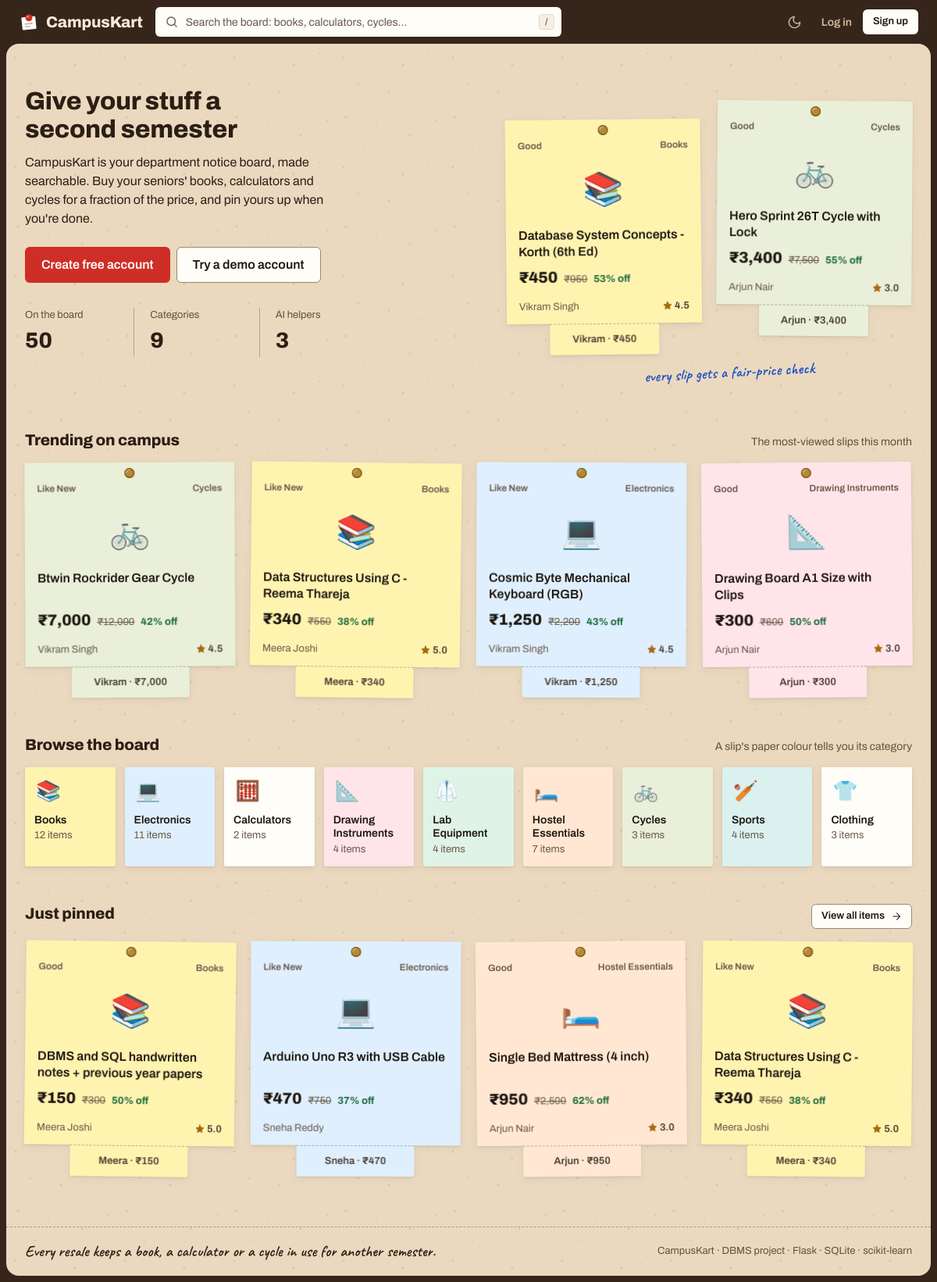
The page / on the database its author committed.
### tables this page shows
CREATE TABLE products (
    product_id     INTEGER PRIMARY KEY AUTOINCREMENT,
    seller_id      INTEGER NOT NULL REFERENCES users(user_id) ON DELETE CASCADE,
    category_id    INTEGER NOT NULL REFERENCES categories(category_id),
    title          TEXT    NOT NULL,
    description    TEXT    NOT NULL,
    original_price REAL    NOT NULL CHECK (original_price > 0),
    price          REAL    NOT NULL CHECK (price > 0),
    condition      TEXT    NOT NULL CHECK (condition IN ('New', 'Like New', 'Good', 'Fair')),
    age_months     INTEGER NOT NULL DEFAULT 0 CHECK (age_months >= 0),
    status         TEXT    NOT NULL DEFAULT 'available'
                   CHECK (status IN ('pending', 'available', 'sold', 'rejected', 'removed')),
    is_flagged     INTEGER NOT NULL DEFAULT 0 CHECK (is_flagged IN (0, 1)),
    spam_score     REAL    NOT NULL DEFAULT 0,      -- filled by AI spam detector
    flag_reason    TEXT,
    created_at     TEXT    NOT NULL DEFAULT (datetime('now', 'localtime'))
);

CREATE TABLE categories (
    category_id INTEGER PRIMARY KEY AUTOINCREMENT,
    name        TEXT NOT NULL UNIQUE,
    icon        TEXT NOT NULL            -- emoji shown on the website
);

### app.py (the view)
@app.route("/")
def index():
    recs, personalised, recent_searches, finding, board = [], False, [], None, {}
    if g.user and g.user["role"] == "user":
        uid = g.user["user_id"]
        recs, personalised = recommender.recommend_for_user(get_db(), uid)
        recent_searches = query(
            """SELECT query, MAX(searched_at) AS t FROM search_history WHERE user_id = ?
               GROUP BY LOWER(query) ORDER BY t DESC LIMIT 6""", (uid,))
        finding = home_finding(uid)
        board = {
            "offers": query("""SELECT o.offer_id, o.status, o.amount, o.counter_amount, p.product_id, p.title,
                                      p.category_id, CASE WHEN o.buyer_id = ? THEN 'out' ELSE 'in' END AS side
                               FROM offers o JOIN products p ON p.product_id = o.product_id
                               WHERE (o.buyer_id = ? OR p.seller_id = ?) AND o.status IN ('pending', 'countered')
                               ORDER BY COALESCE(o.updated_at, o.created_at) DESC LIMIT 3""", (uid, uid, uid)),
            "notes": query("""SELECT message, created_at, is_read FROM notifications WHERE user_id = ?
                              ORDER BY created_at DESC, notif_id DESC LIMIT 3""", (uid,)),
            "searches": query("SELECT COUNT(*) AS n FROM search_history WHERE user_id = ?", (uid,), one=True)["n"],
        }
    else:
        recs = recommender.trending(get_db(), None)
    latest = query("""SELECT * FROM v_product_details WHERE status = 'available'
                      ORDER BY created_at DESC LIMIT 4""")
    cat_counts = {r["category_id"]: r["n"] for r in query(
        "SELECT category_id, COUNT(*) AS n FROM products WHERE status = 'available' GROUP BY category_id")}
    return render_template("index.html", recs=recs, personalised=personalised, finding=finding, board=board,
                           recent_searches=recent_searches, latest=latest, cat_counts=cat_counts)

### ai/recommender.py (called while the page is built)
def trending(db, user_id=None, n=8):
    rows = db.execute(
        """SELECT d.*, COUNT(v.view_id) AS views
           FROM v_product_details d
           LEFT JOIN product_views v ON v.product_id = d.product_id
                AND v.viewed_at >= datetime('now', 'localtime', '-30 days')
           WHERE d.status = 'available' AND d.seller_id <> COALESCE(?, -1)
           GROUP BY d.product_id
           ORDER BY views DESC, d.created_at DESC
           LIMIT ?""",
        (user_id, n),
    ).fetchall()
    return [{"product": r, "score": None, "reason": "Trending on campus"} for r in rows]

### app.py (called while the page is built)
def get_db():
    if "db" not in g:
        g.db = sqlite3.connect(DB_PATH)
        g.db.row_factory = sqlite3.Row
        g.db.execute("PRAGMA foreign_keys = ON")
    return g.db

def query(sql, args=(), one=False):
    rows = get_db().execute(sql, args).fetchall()
    return (rows[0] if rows else None) if one else rows

@app.before_request
def load_user():
    g.user = None
    if "user_id" in session:
        g.user = query("SELECT * FROM users WHERE user_id = ?", (session["user_id"],), one=True)
        if g.user is None or g.user["is_blocked"]:
            session.clear()
            g.user = None

@app.context_processor
def inject_globals():
    unread = 0
    if g.user:
        unread = query("SELECT COUNT(*) AS n FROM notifications WHERE user_id = ? AND is_read = 0",
                       (g.user["user_id"],), one=True)["n"]
    return {"categories": query("SELECT * FROM categories ORDER BY category_id"),
            "unread_count": unread, "conditions": CONDITIONS}

@app.template_filter("inr")
def inr(value):
    n = str(int(round(value or 0)))
    if len(n) <= 3:
        return n
    head, tail = n[:-3], n[-3:]
    parts = []
    while len(head) > 2:
        parts.insert(0, head[-2:])
        head = head[:-2]
    if head:
        parts.insert(0, head)
    return ",".join(parts) + "," + tail

### templates/index.html (shortened to what this page needs)
{% extends "base.html" %}
{% from "_macros.html" import product_card, icon, cat_picture, swatch, status_pill %}
{% block content %}
{% if not g.user %}
<section class="hero" aria-labelledby="hero-title">
  <div>
    <h1 id="hero-title">Give your stuff a second semester</h1>
    <p class="lede">CampusKart is your department notice board, made searchable. Buy your seniors' books,
      calculators and cycles for a fraction of the price, and pin yours up when you're done.</p>
    <div class="cluster">
      <a class="btn btn-lg btn-pin" href="{{ url_for('register') }}">Create free account</a>
      <a class="btn btn-lg btn-outline" href="{{ url_for('login') }}">Try a demo account</a>
    </div>
    <dl class="hero-facts">
      <div><dt>On the board</dt><dd>{{ cat_counts.values()|sum }}</dd></div>
      <div><dt>Categories</dt><dd>{{ categories|length }}</dd></div>
      <div><dt>AI helpers</dt><dd>3</dd></div>
    </dl>
  </div>
  <div class="hero-board">
    {% for r in recs[:2] %}{{ product_card(r.product, None, loop.index0) }}{% endfor %}
    <span class="note hand-note" aria-hidden="true">every slip gets a fair-price check</span>
  </div>
</section>
<section class="section" aria-labelledby="recs-title">
  <div class="section-head">
    <h2 id="recs-title">Trending on campus</h2>
    <span class="sub">The most-viewed slips this month</span>
  </div>
  <div class="grid">
    {% for r in recs[2:6] %}{{ product_card(r.product, None, loop.index0 + 2) }}{% endfor %}
  </div>
</section>
{% endif %}
<section class="section" aria-labelledby="cats-title">
  <div class="section-head">
    <h2 id="cats-title">Browse the board</h2>
    <span class="sub">A slip's paper colour tells you its category</span>
  </div>
  <div class="cat-tabs">
    {% for c in categories %}
    <a class="cat-tab paper-{{ c.category_id }}" href="{{ url_for('search', category=c.category_id) }}">
      {{ cat_picture(c.category_id, c.icon, 36) }}
      <span><strong>{{ c.name }}</strong><span class="count">{{ cat_counts.get(c.category_id, 0) }} items</span></span>
    </a>
    {% endfor %}
  </div>
</section>
<section class="section" aria-labelledby="latest-title">
  <div class="section-head">
    <h2 id="latest-title">Just pinned</h2>
    <a class="btn btn-outline btn-sm" href="{{ url_for('search') }}">View all items{{ icon('arrow-right', 14) }}</a>
  </div>
  <div class="grid">
    {% for p in latest %}{{ product_card(p, None, loop.index0 + 3) }}{% endfor %}
  </div>
</section>
{% endblock %}

### templates/_macros.html (shortened to what this page needs)
{% set TILTS = [-0.6, 0.45, -0.3, 0.7, 0.2, -0.5, 0.55, -0.15] %}
{% macro cat_picture(category_id, emoji, size=72, lazy=True) -%}
     {% if lazy %}loading="lazy" {% endif %}decoding="async" onerror="this.hidden=true;this.nextElementSibling.hidden=false"><span class="thumb-fallback emoji" aria-hidden="true" hidden>{{ emoji }}</span>
{%- endmacro %}
{% macro icon(name, size=18, cls='') -%}
<svg class="icon {{ cls }}" width="{{ size }}" height="{{ size }}" viewBox="0 0 24 24" fill="none" stroke="currentColor" stroke-width="1.8" stroke-linecap="round" stroke-linejoin="round" aria-hidden="true" focusable="false">{{ ICONS.get(name, '')|safe }}</svg>
{%- endmacro %}
{% macro product_card(p, reason=None, i=0, tabs=True) %}
{% set off = ((1 - p.price / p.original_price) * 100)|round|int %}
<a class="slip paper-{{ p.category_id }}" style="--tilt: {{ TILTS[i % 8] }}deg" href="{{ url_for('product', pid=p.product_id) }}">
  <span class="slip-body">
    <span class="slip-top"><span>{{ p.condition }}</span><span>{{ p.category_name }}</span></span>
    <span class="slip-art">{{ cat_picture(p.category_id, p.category_icon) }}</span>
    <span class="slip-title">{{ p.title }}</span>
    <span class="price-line">
      <span class="price">₹{{ p.price|inr }}</span>
      <span class="mrp"><span class="sr-only">MRP </span>₹{{ p.original_price|inr }}</span>
      {% if off >= 5 %}<span class="off">{{ off }}% off</span>{% endif %}
    </span>
    <span class="slip-meta">
      <span class="seller">{{ p.seller_name }}</span>
      {% if p.seller_rating %}<span class="rating">{{ icon('star', 12) }}{{ p.seller_rating }}<span class="sr-only"> seller rating</span></span>{% endif %}
    </span>
  </span>
  {% if tabs %}<span class="tearoff{{ ' is-torn' if p.status != 'available' }}" aria-hidden="true"><span class="tab-slot"><span class="tab">{{ p.seller_name.split()[0] }} · ₹{{ p.price|inr }}</span></span></span>{% endif %}
</a>
{% endmacro %}

### rows shown on the page
categories: {{ TILTS[i % 8] }} -0.6 (drawn), category_name "Books", icon "📚", off "53", seller_name "Vikram Singh", seller_rating "4.5", seller_name "Vikram", {{ TILTS[i % 8] }} 0.7 (drawn), off "38", seller_name "Meera Joshi", seller_rating "5.0", seller_name "Meera", name "Books", get "12"
products: condition "Good", title "Database System Concepts - Korth (6th Ed)", price|inr "450", original_price|inr "950"
categories: {{ TILTS[i % 8] }} 0.45 (drawn), category_name "Cycles", icon "🚲", off "55", seller_name "Arjun Nair", {{ size }} 12 (drawn), seller_rating "3.0", seller_name "Arjun", {{ TILTS[i % 8] }} -0.3 (drawn), off "42", seller_name "Vikram Singh", seller_rating "4.5", seller_name "Vikram", name "Cycles", get "3"
products: condition "Good", title "Hero Sprint 26T Cycle with Lock", price|inr "3,400", original_price|inr "7,500"
products: condition "Like New", title "Btwin Rockrider Gear Cycle", price|inr "7,000", original_price|inr "12,000"
products: condition "Like New", title "Data Structures Using C - Reema Thareja", price|inr "340", original_price|inr "550", {{ TILTS[i % 8] }} 0.55 (drawn), category_name "Books", emoji "📚", off "38", seller_name "Meera Joshi", {{ size }} 12 (drawn), seller_rating "5.0", seller_name "Meera"
categories: {{ TILTS[i % 8] }} 0.2 (drawn), category_name "Electronics", icon "💻", off "43", seller_name "Vikram Singh", {{ size }} 12 (drawn), seller_rating "4.5", seller_name "Vikram", name "Electronics", get "11"
products: condition "Like New", title "Cosmic Byte Mechanical Keyboard (RGB)", price|inr "1,250", original_price|inr "2,200"
categories: {{ TILTS[i % 8] }} -0.5 (drawn), category_name "Drawing Instruments", icon "📐", off "50", seller_name "Arjun Nair", {{ size }} 12 (drawn), seller_rating "3.0", seller_name "Arjun", name "Drawing Instruments", get "4"
products: condition "Good", title "Drawing Board A1 Size with Clips", price|inr "300", original_price|inr "600"
categories: icon "🧮", name "Calculators", get "2"
categories: icon "🥼", name "Lab Equipment", get "4"
categories: icon "🛏️", name "Hostel Essentials", get "7"
categories: icon "🏏", name "Sports", get "4"
categories: icon "👕", name "Clothing", get "3"
products: {{ TILTS[i % 8] }} 0.7 (drawn), condition "Good", category_name "Books", emoji "📚", title "DBMS and SQL handwritten notes + previous year papers", price|inr "150", original_price|inr "300", off "50", seller_name "Meera Joshi", {{ size }} 12 (drawn), seller_rating "5.0", seller_name "Meera"
products: {{ TILTS[i % 8] }} 0.2 (drawn), condition "Like New", category_name "Electronics", emoji "💻", title "Arduino Uno R3 with USB Cable", price|inr "470", original_price|inr "750", off "37", seller_name "Sneha Reddy", seller_name "Sneha"
products: {{ TILTS[i % 8] }} -0.5 (drawn), condition "Good", category_name "Hostel Essentials", emoji "🛏️", title "Single Bed Mattress (4 inch)", price|inr "950", original_price|inr "2,500", off "62", seller_name "Arjun Nair", {{ size }} 12 (drawn), seller_rating "3.0", seller_name "Arjun"

### other values the page prints
{{ cat_counts.values()|sum }} "50"
{{ categories|length }} "9"
